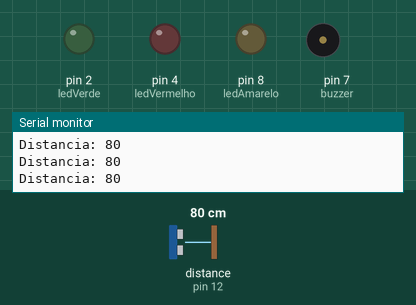
Bench run of a sketch on a simulated Arduino Uno, built with avr-gcc and run on an emulated ATmega328P. On the bench: output pins drawn as LEDs (lit = HIGH), buzzer (waves = sounding), the last lines printed to the serial monitor. Wiring (inferred from the names in the program): ultrasonic range finder: trigger pin 13; echo pin 12. The test bench sets the inputs (shaded band); at power-on: distance to the obstacle (sensor on pin 12) 80 cm. The echo pulse lasts 58.3 µs per cm; pins used as bus, display or sensor lines are not drawn.

Above: at 1.2 s.
1.3 s: distance to the obstacle (sensor on pin 12) set to 2 cm
At 2.0 s:
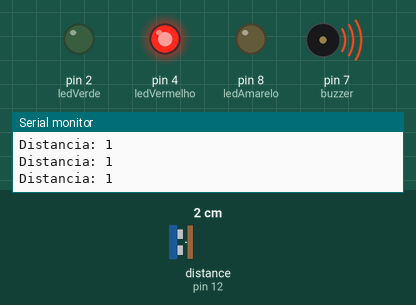
Timing chart, 0 to 4.3 s (numbered marks = the images above; inputs shaded):
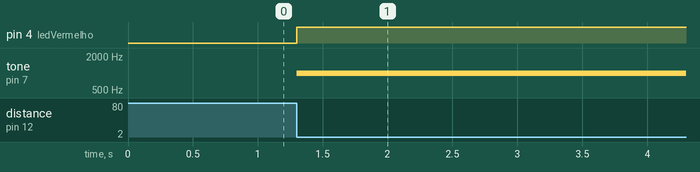

Measured:
- after the input at 1.3 s, pin 4 (ledVermelho): LOW → HIGH at once; tone on pin 7 (buzzer): silent → 1000 Hz at once

The sketch:

sistemaDeEstacionamento.ino
```cpp
/*
  Projeto: Car parking system.
  Autor: Josue Moura
  Data: 21/02/2026

  Description: Create a parking system for cars.

Objective: The goal of this project is to create a
parking system for cars. This system assists the driver
when parking their car in spaces that require reversing maneuvers.

- HC-SR04: Measure distance

- LED (3): Display distance (Green = Safe, Yellow = Caution, Red = Stop)

- Buzzer: Inform the distance through sound.
(
  Safe = Sound alternating with longer duration,
  Caution = Sound with shorter alternation time,
  Red = Frenetic sound
)

*/

// ---------------- PINOS ----------------
const int echoPin = 12;
const int trigPino = 13;

const byte buzzer = 7;

const byte ledVerde = 2;
const byte ledAmarelo = 8;
const byte ledVermelho = 4;

// ---------------- DISTÂNCIAS ----------------
const int DISTANCIA_SAFETY = 40;
const int DISTANCIA_ALERT = 20;
const int DISTANCIA_STOP = 12;

// ---------------- ESTADOS ----------------
enum Estado {
  SAFE,
  CAUTION,
  STOP,
  OUT_OF_RANGE,
  ERROR
};

Estado estadoAtual = OUT_OF_RANGE;

// ---------------- CONFIG ----------------
struct Config {
  int freq;
  int duration;
  byte led;
};

// IMPORTANTE: ordem precisa bater com enum
Config estados[] = {
  {650, 200, ledVerde},     // SAFE
  {800, 100, ledAmarelo},   // CAUTION
  {1000, 50, ledVermelho}   // STOP
};

// ---------------- TEMPO ----------------
unsigned long previousMillis = 0;
const unsigned long interval = 50;

// ---------------- VARIÁVEIS ----------------
long duracao = 0;
long distancia = 0;

// =====================================================

void setup() {
  Serial.begin(9600);

  pinMode(echoPin, INPUT);
  pinMode(trigPino, OUTPUT);

  pinMode(ledVerde, OUTPUT);
  pinMode(ledAmarelo, OUTPUT);
  pinMode(ledVermelho, OUTPUT);

  pinMode(buzzer, OUTPUT);
}

// =====================================================

void loop() {
  atualizarTempo();
}

// =====================================================

void atualizarTempo() {
  unsigned long currentMillis = millis();

  if (currentMillis - previousMillis >= interval) {
    previousMillis = currentMillis;

    medirDistancia();
    determinarEstado();
    atualizarSaidas();
  }
}

// =====================================================

void medirDistancia() {

  digitalWrite(trigPino, LOW);
  delayMicroseconds(2);

  digitalWrite(trigPino, HIGH);
  delayMicroseconds(10);

  digitalWrite(trigPino, LOW);

  duracao = pulseIn(echoPin, HIGH, 30000);

  if (duracao == 0) {
    estadoAtual = ERROR;
    return;
  }

  distancia = duracao / 58;

  Serial.print("Distancia: ");
  Serial.println(distancia);
}

// =====================================================

void determinarEstado() {

  if (estadoAtual == ERROR) return;

  if (distancia <= DISTANCIA_STOP) {
    estadoAtual = STOP;

  } else if (distancia <= DISTANCIA_ALERT) {
    estadoAtual = CAUTION;

  } else if (distancia <= DISTANCIA_SAFETY) {
    estadoAtual = SAFE;

  } else {
    estadoAtual = OUT_OF_RANGE;
  }
}

// =====================================================

void atualizarSaidas() {

  switch (estadoAtual) {

    case STOP:
    case CAUTION:
    case SAFE: {
      Config cfg = estados[estadoAtual];
      tone(buzzer, cfg.freq, cfg.duration);
      turnLedOn(cfg.led);
      break;
    }

    case OUT_OF_RANGE:
      turnAllOff();
      noTone(buzzer);
      break;

    case ERROR:
      Serial.println("Erro sensor");
      piscarErro();
      break;
  }
}

// =====================================================

void turnLedOn(byte led) {
  digitalWrite(ledVerde, (led == ledVerde));
  digitalWrite(ledAmarelo, (led == ledAmarelo));
  digitalWrite(ledVermelho, (led == ledVermelho));
}

// =====================================================

void turnAllOff() {
  digitalWrite(ledVerde, LOW);
  digitalWrite(ledAmarelo, LOW);
  digitalWrite(ledVermelho, LOW);
}

// =====================================================

void piscarErro() {
  static bool estado = false;

  estado = !estado;

  digitalWrite(ledVermelho, estado);
  digitalWrite(ledAmarelo, LOW);
  digitalWrite(ledVerde, LOW);

  tone(buzzer, 200, 100);
}
```
